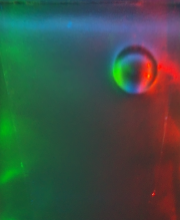
#> input picture estimation_1/img0.png, 180 x 220 px, found by its file name
$ python homo_test.py
#> lines starting #> are read from the running program, lines starting #| are printed output that depends on the picture
import cv2
import numpy as np
# 讀取影像
image = cv2.imread("./calibration/fixed_cam/img0.png")
#> image is the input picture: shape (220, 180, 3); mean B, G, R 69.3, 80.3, 61.4

# 棋盤格的尺寸（行數 x 列數）
rows, cols = 6, 9  # 內部角點數量

# 目標變換後的格子大小（假設每個格子 50x50 像素）
square_size = 50

# 計算變換後的影像尺寸
width = square_size * (cols - 1)
height = square_size * (rows - 1)

# 偵測棋盤格角點
gray = cv2.cvtColor(image, cv2.COLOR_BGR2GRAY)
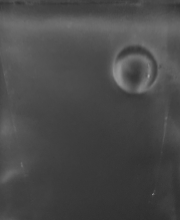
#> gray: shape (220, 180); min 46, max 158, mean 73.4
ret, corners = cv2.findChessboardCorners(gray, (cols - 1, rows - 1), None)
#> ret = False; corners = None

if ret:
    # 取得棋盤格四個角點（左上、右上、右下、左下）
    pts_src = np.array([
        corners[0][0],                     # 左上
        corners[cols - 2][0],              # 右上
        corners[-1][0],                    # 右下
        corners[-(cols - 1)][0]            # 左下
    ], dtype=np.float32)

    # 設定變換後的四個角對應位置
    pts_dst = np.array([
        [0, 0], [width, 0], [width, height], [0, height]
    ], dtype=np.float32)

    # 計算 Homography 矩陣
    H, _ = cv2.findHomography(pts_src, pts_dst)

    # 進行透視變換
    corrected_img = cv2.warpPerspective(image, H, (width, height))

    # 顯示結果
    cv2.imshow("Corrected Image", corrected_img)
    cv2.waitKey(0)
    cv2.destroyAllWindows()
else:
    print("未找到棋盤格角點，請確保棋盤格清晰可見！")

$ run again, with estimation_1/img3.png copied over estimation_1/img0.png
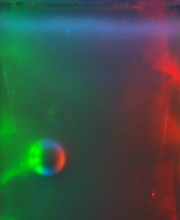
#> input picture estimation_1/img3.png, 180 x 220 px, found by its file name
#> image is the input picture: shape (220, 180, 3); mean B, G, R 69.3, 80.2, 62
#> `gray = cv2.cvtColor(image, cv2.COLOR_BGR2GRAY)`:
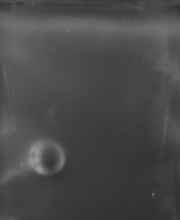
#> gray: shape (220, 180); min 46, max 151, mean 73.5
#> ret = False; corners = None

$ run again, with estimation_1/img5.png copied over estimation_1/img0.png
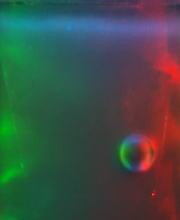
#> input picture estimation_1/img5.png, 180 x 220 px, found by its file name
#> image is the input picture: shape (220, 180, 3); mean B, G, R 70.2, 79, 63.2
#> `gray = cv2.cvtColor(image, cv2.COLOR_BGR2GRAY)`:
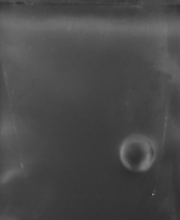
#> gray: shape (220, 180); min 45, max 145, mean 73.3
#> ret = False; corners = None

$ run again, with estimation_1/img7.png copied over estimation_1/img0.png
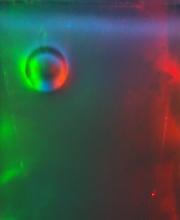
#> input picture estimation_1/img7.png, 180 x 220 px, found by its file name
#> image is the input picture: shape (220, 180, 3); mean B, G, R 69.5, 80.1, 63.1
#> `gray = cv2.cvtColor(image, cv2.COLOR_BGR2GRAY)`:
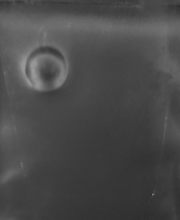
#> gray: shape (220, 180); min 44, max 153, mean 73.8
#> ret = False; corners = None
